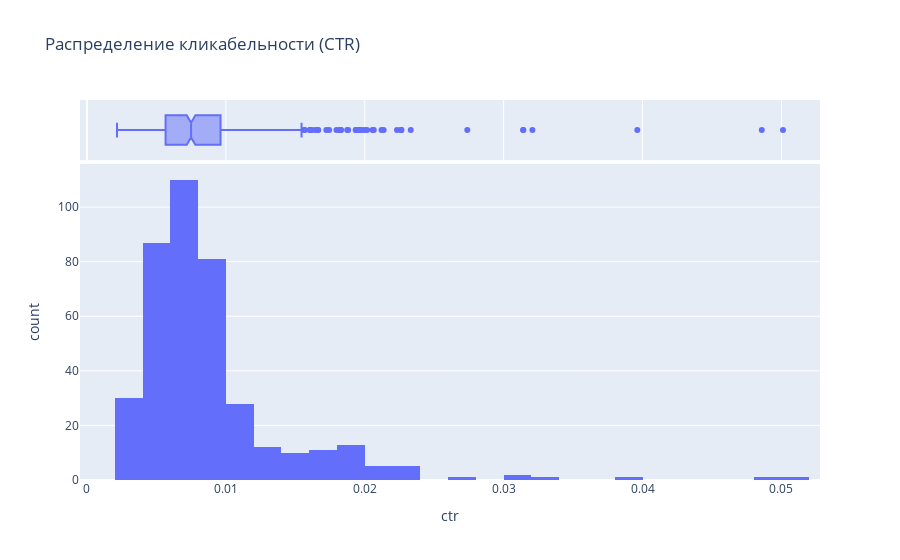

Notebook code for this chart:
### Markdown cell above
### Анализ целевой переменной

### Code cell
#Построим распределение таргета
fig = px.histogram(df,
                   x='ctr',
                   marginal="box",
                   title='Распределение кликабельности (CTR)'
                   )
fig.show();

### Figure 1 — Plotly figure (JSON) as saved in the notebook; plotly's stock layout.template omitted (floating-point values rounded to 4 significant figures; data arrays with more than 128 entries replaced by an {"elided": "..."} marker saying what was removed)
{"data": [{"alignmentgroup": "True", "bingroup": "x", "hovertemplate": "ctr=%{x}<br>count=%{y}<extra></extra>", "legendgroup": "", "marker": {"color": "#636efa", "pattern": {"shape": ""}}, "name": "", "offsetgroup": "", "orientation": "v", "showlegend": false, "type": "histogram", "x": {"elided": "399 float values"}, "xaxis": "x", "yaxis": "y"}, {"alignmentgroup": "True", "hovertemplate": "ctr=%{x}<extra></extra>", "legendgroup": "", "marker": {"color": "#636efa"}, "name": "", "notched": true, "offsetgroup": "", "showlegend": false, "type": "box", "x": {"elided": "399 float values"}, "xaxis": "x2", "yaxis": "y2"}], "layout": {"barmode": "relative", "legend": {"tracegroupgap": 0}, "title": {"text": "Распределение кликабельности (CTR)"}, "xaxis": {"anchor": "y", "domain": [0, 1], "title": {"text": "ctr"}}, "xaxis2": {"anchor": "y2", "domain": [0, 1], "matches": "x", "showgrid": true, "showticklabels": false}, "yaxis": {"anchor": "x", "domain": [0, 0.8316], "title": {"text": "count"}}, "yaxis2": {"anchor": "x2", "domain": [0.8416, 1], "matches": "y2", "showgrid": false, "showline": false, "showticklabels": false, "ticks": ""}}}
